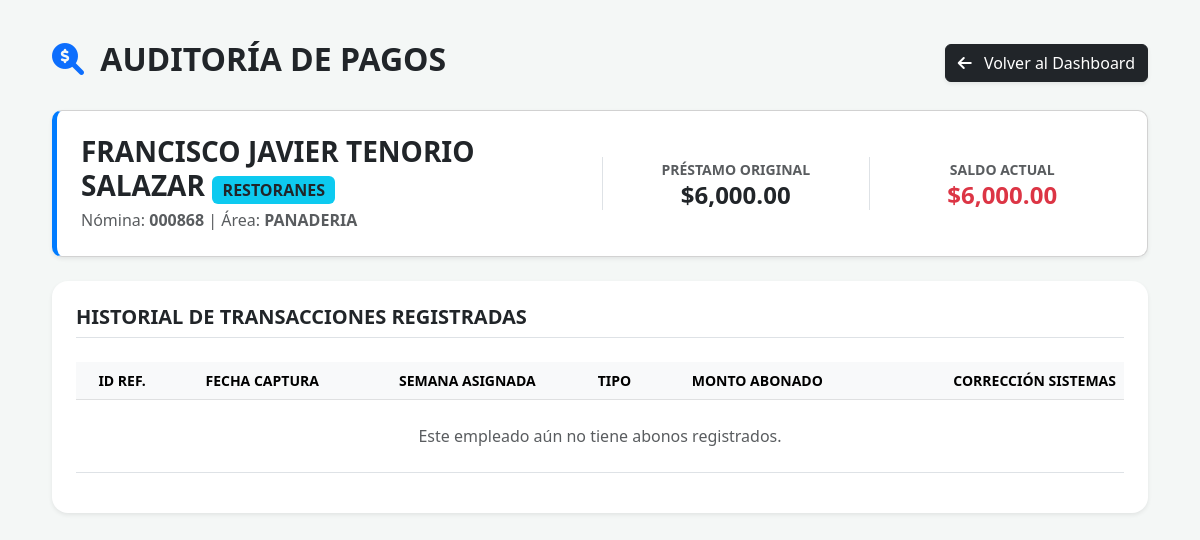
The app's page /auditar_abonos/322 (signed in), older data.
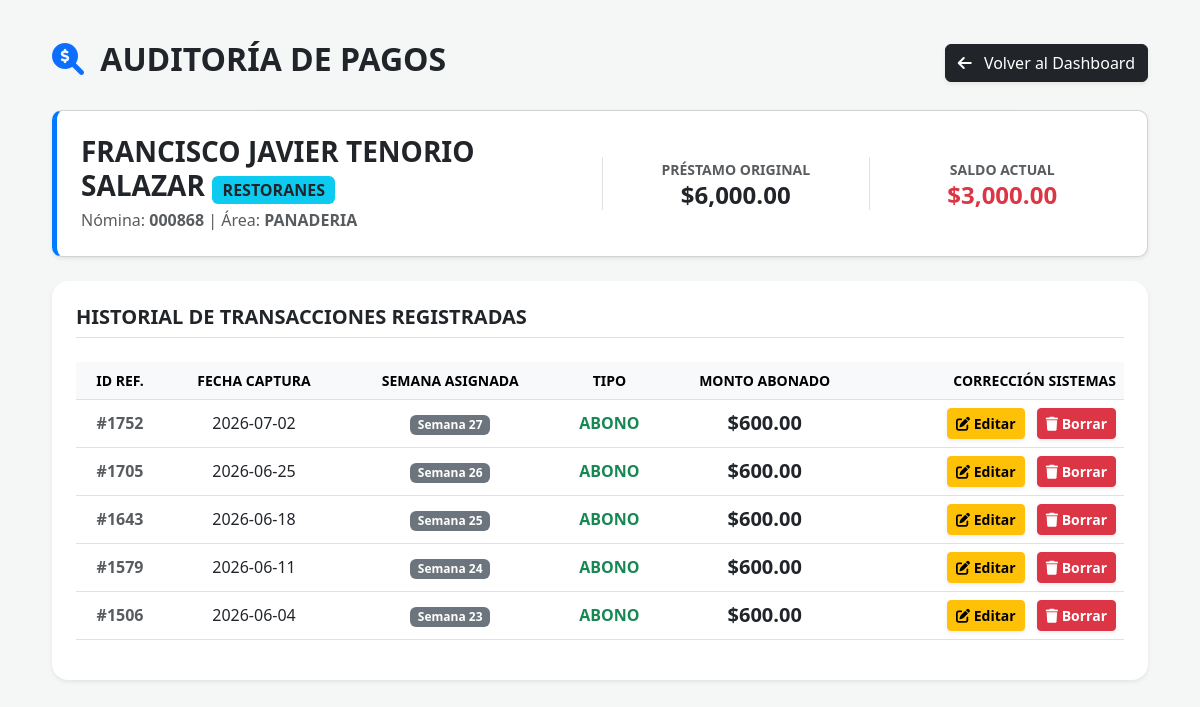
The same page, newer data.
### tables this page shows
CREATE TABLE prestamos (
        id INTEGER PRIMARY KEY AUTOINCREMENT, nomina TEXT, empleado TEXT NOT NULL,
        area TEXT, monto_inicial REAL, saldo_pendiente REAL, fecha_otorgamiento TEXT, sucursal TEXT, semana_otorgada INTEGER, autoriza TEXT, motivo_adicional TEXT, id_empleado TEXT, fecha_ingreso TEXT, puesto TEXT);

CREATE TABLE movimientos (
        id INTEGER PRIMARY KEY AUTOINCREMENT, prestamo_id INTEGER, fecha TEXT, semana INTEGER, tipo TEXT, monto REAL,
        FOREIGN KEY(prestamo_id) REFERENCES prestamos(id));

### app.py (the view)
@app.route('/auditar_abonos/<int:prestamo_id>')
def auditar_abonos(prestamo_id):
    if 'user' not in session:
        return redirect('/login')
    conn = sqlite3.connect(DB_NAME, timeout=10.0)
    conn.row_factory = sqlite3.Row
    emp = conn.execute('SELECT * FROM prestamos WHERE id = ?', (prestamo_id,)).fetchone()
    if not es_admin() and emp['sucursal'] != session['sucursal']:
        conn.close()
        flash("Acceso denegado.", "danger")
        return redirect('/')
    movs = conn.execute('SELECT * FROM movimientos WHERE prestamo_id = ? ORDER BY semana DESC, id DESC', (prestamo_id,)).fetchall()
    conn.close()
    return render_template('editar_abonos.html', emp=emp, movimientos=movs, admin=es_admin())

### app.py (called while the page is built)
def es_admin():
    return session.get('rol') == 'ADMIN'

@app.before_request
def verificar_sesion_activa():
    if request.path.startswith('/static/') or request.path == '/login':
        return None
    if 'user' in session:
        user = session['user']
        token_actual = session.get('session_token')
        if user not in sesiones_activas:
            session.clear()
            flash("Tu sesión ha sido cerrada remotamente por el administrador.", "danger")
            return redirect('/login')
        token_valido = sesiones_activas[user].get('token')
        if token_valido != token_actual and user != 'SISTEMAS':
            session.clear()
            flash("Tu sesión ha sido cerrada remotamente por el administrador.", "danger")
            return redirect('/login')
        else:
            sesiones_activas[user]['ultima_actividad'] = datetime.now().strftime('%Y-%m-%d %H:%M:%S')

### templates/editar_abonos.html (shortened to what this page needs)
<!DOCTYPE html>
<html lang="es">
<head>
    <link href="https://cdn.jsdelivr.net/npm/bootstrap@5.3.0/dist/css/bootstrap.min.css" rel="stylesheet">
    <link rel="stylesheet" href="https://cdnjs.cloudflare.com/ajax/libs/font-awesome/6.0.0/css/all.min.css">
</head>
<body>
<div class="container">
    <div class="d-flex justify-content-between align-items-center mb-4">
        <h2 class="fw-bold text-dark text-uppercase"><i class="fas fa-search-dollar me-2 text-primary"></i> Auditoría de Pagos</h2>
        <a href="/" class="btn btn-dark shadow-sm"><i class="fas fa-arrow-left me-2"></i> Volver al Dashboard</a>
    </div>
    <div class="card p-4 shadow-sm info-card bg-white mb-4">
        <div class="row align-items-center">
            <div class="col-md-6">
                <h3 class="fw-bold mb-1">{{ emp.empleado }} <span class="badge bg-info text-dark fs-6">{{ emp.sucursal }}</span></h3>
                <p class="text-muted mb-0">Nómina: <strong>{{ emp.nomina }}</strong> | Área: <strong>{{ emp.area }}</strong></p>
            </div>
            <div class="col-md-3 text-center border-start">
                <small class="text-muted fw-bold text-uppercase">Préstamo Original</small>
                <h4 class="fw-bold text-dark mb-0">${{ "{:,.2f}".format(emp.monto_inicial) }}</h4>
            </div>
            <div class="col-md-3 text-center border-start">
                <small class="text-muted fw-bold text-uppercase">Saldo Actual</small>
                <h4 class="fw-bold text-danger mb-0">${{ "{:,.2f}".format(emp.saldo_pendiente) }}</h4>
            </div>
        </div>
    </div>
    <div class="card shadow-sm border-0 rounded-4 p-4 bg-white">
        <h5 class="fw-bold mb-4 text-uppercase border-bottom pb-2">Historial de Transacciones Registradas</h5>
        <table class="table table-hover align-middle text-center">
            <thead class="table-light text-uppercase small">
                <tr>
                    <th>ID Ref.</th>
                    <th>Fecha Captura</th>
                    <th>Semana Asignada</th>
                    <th>Tipo</th>
                    <th>Monto Abonado</th>
                    {% if admin %}
                    <th class="text-end">Corrección SISTEMAS</th>
                    {% endif %}
                </tr>
            </thead>
            <tbody>
                {% for m in movimientos %}
                <tr>
                    <td class="text-muted fw-bold">#{{ m.id }}</td>
                    <td>{{ m.fecha }}</td>
                    <td><span class="badge bg-secondary">Semana {{ m.semana }}</span></td>
                    <td class="fw-bold text-success">{{ m.tipo }}</td>
                    <td class="fw-bold fs-5">${{ "{:,.2f}".format(m.monto) }}</td>
                    {% if admin %}
                    <td class="text-end">
                        <button class="btn btn-warning btn-sm fw-bold me-2 shadow-sm" data-bs-toggle="modal" data-bs-target="#modalEditarMov{{ m.id }}"><i class="fas fa-edit"></i> Editar</button>
                        <button class="btn btn-danger btn-sm fw-bold shadow-sm" data-bs-toggle="modal" data-bs-target="#modalBorrarMov{{ m.id }}"><i class="fas fa-trash"></i> Borrar</button>
                    </td>
                    {% endif %}
                </tr>
                {% else %}
                <tr><td colspan="6" class="text-muted py-4">Este empleado aún no tiene abonos registrados.</td></tr>
                {% endfor %}
            </tbody>
        </table>
    </div>
</div>
</body>
</html>

Row changes from the older to the newer data that the page shows:
changed prestamos "FRANCISCO JAVIER TENORIO SALAZAR": saldo_pendiente "6,000.00" → "3,000.00"
added movimientos: id "1752", fecha "2026-07-02", semana "27", tipo "ABONO", monto "600.00"
added movimientos: id "1705", fecha "2026-06-25", semana "26", tipo "ABONO", monto "600.00"
added movimientos: id "1643", fecha "2026-06-18", semana "25", tipo "ABONO", monto "600.00"
added movimientos: id "1579", fecha "2026-06-11", semana "24", tipo "ABONO", monto "600.00"
added movimientos: id "1506", fecha "2026-06-04", semana "23", tipo "ABONO", monto "600.00"
Text that changed along with them:
text no longer shown: "Este empleado aún no tiene abonos registrados."
